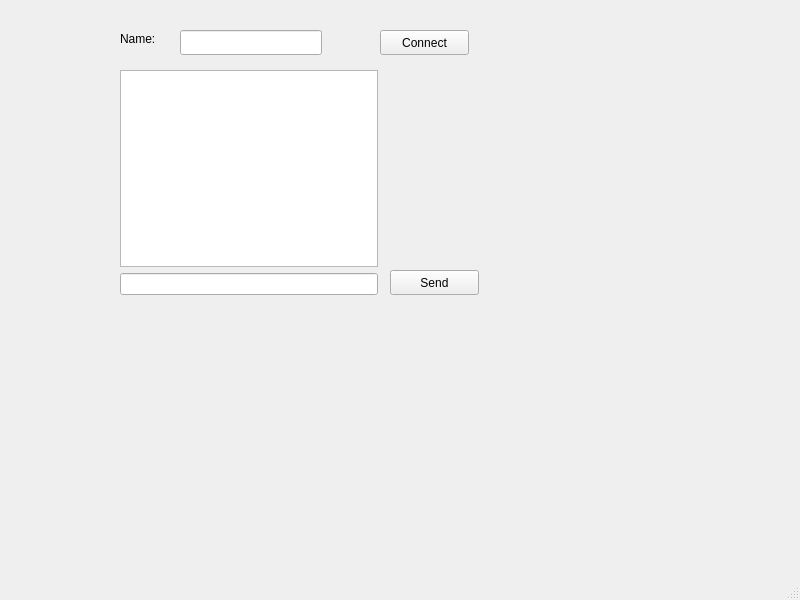
<?xml version="1.0" encoding="UTF-8"?>
<ui version="4.0">
 <class>MainWindow</class>
 <widget class="QMainWindow" name="MainWindow">
  <property name="geometry">
   <rect>
    <x>0</x>
    <y>0</y>
    <width>800</width>
    <height>600</height>
   </rect>
  </property>
  <property name="windowTitle">
   <string>MainWindow</string>
  </property>
  <widget class="QWidget" name="centralwidget">
   <widget class="QPushButton" name="sendButton">
    <property name="geometry">
     <rect>
      <x>390</x>
      <y>270</y>
      <width>89</width>
      <height>25</height>
     </rect>
    </property>
    <property name="text">
     <string>Send</string>
    </property>
   </widget>
   <widget class="QLineEdit" name="nameInput">
    <property name="geometry">
     <rect>
      <x>180</x>
      <y>30</y>
      <width>142</width>
      <height>25</height>
     </rect>
    </property>
   </widget>
   <widget class="QLabel" name="label">
    <property name="geometry">
     <rect>
      <x>120</x>
      <y>30</y>
      <width>67</width>
      <height>17</height>
     </rect>
    </property>
    <property name="text">
     <string>Name: </string>
    </property>
   </widget>
   <widget class="QPushButton" name="connectButton">
    <property name="geometry">
     <rect>
      <x>380</x>
      <y>30</y>
      <width>89</width>
      <height>25</height>
     </rect>
    </property>
    <property name="text">
     <string>Connect</string>
    </property>
   </widget>
   <widget class="QWidget" name="">
    <property name="geometry">
     <rect>
      <x>120</x>
      <y>70</y>
      <width>258</width>
      <height>225</height>
     </rect>
    </property>
    <layout class="QVBoxLayout" name="verticalLayout">
     <item>
      <widget class="QTextBrowser" name="chatDisplay"/>
     </item>
     <item>
      <widget class="QLineEdit" name="messageInput"/>
     </item>
    </layout>
   </widget>
  </widget>
  <widget class="QMenuBar" name="menubar">
   <property name="geometry">
    <rect>
     <x>0</x>
     <y>0</y>
     <width>800</width>
     <height>22</height>
    </rect>
   </property>
  </widget>
  <widget class="QStatusBar" name="statusbar"/>
 </widget>
 <resources/>
 <connections/>
</ui>
